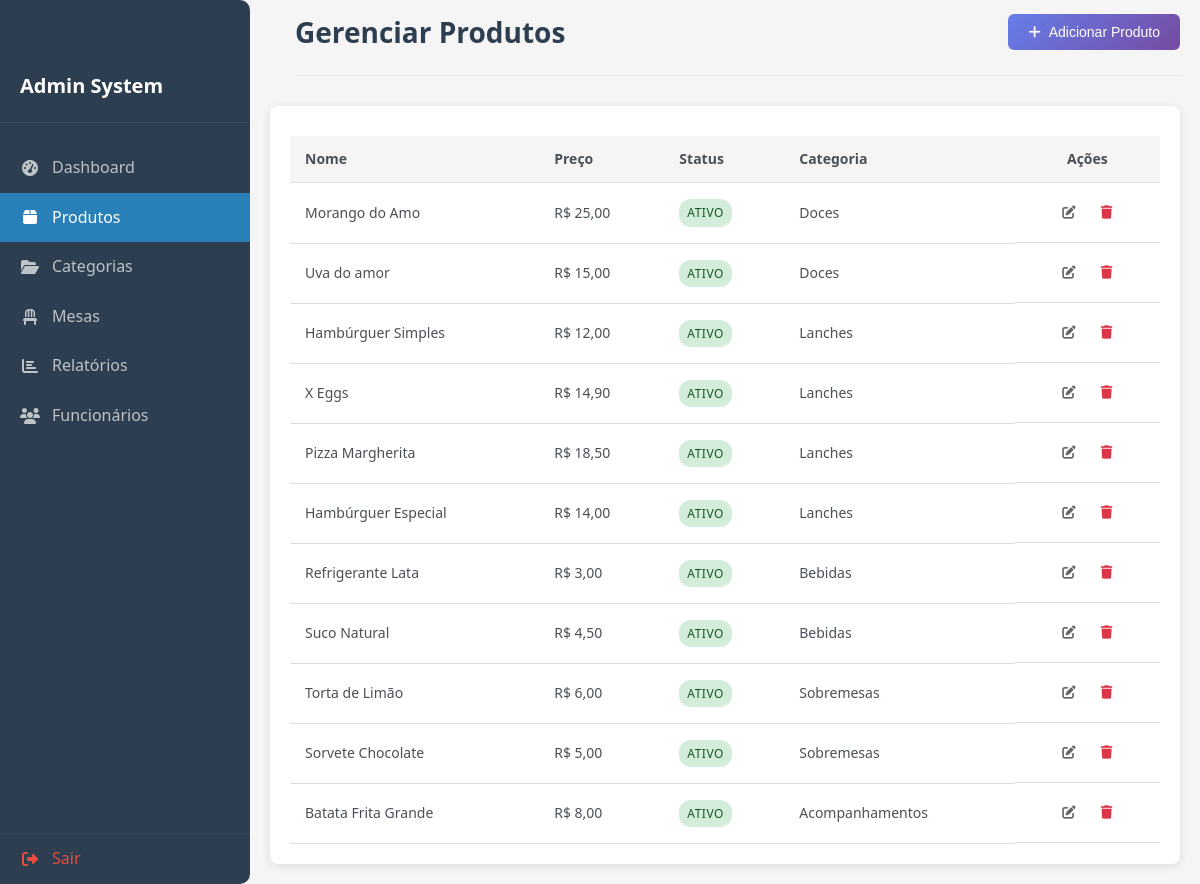
/gecom-adm/produtos.php (signed in), run on an earlier commit of the app's database.
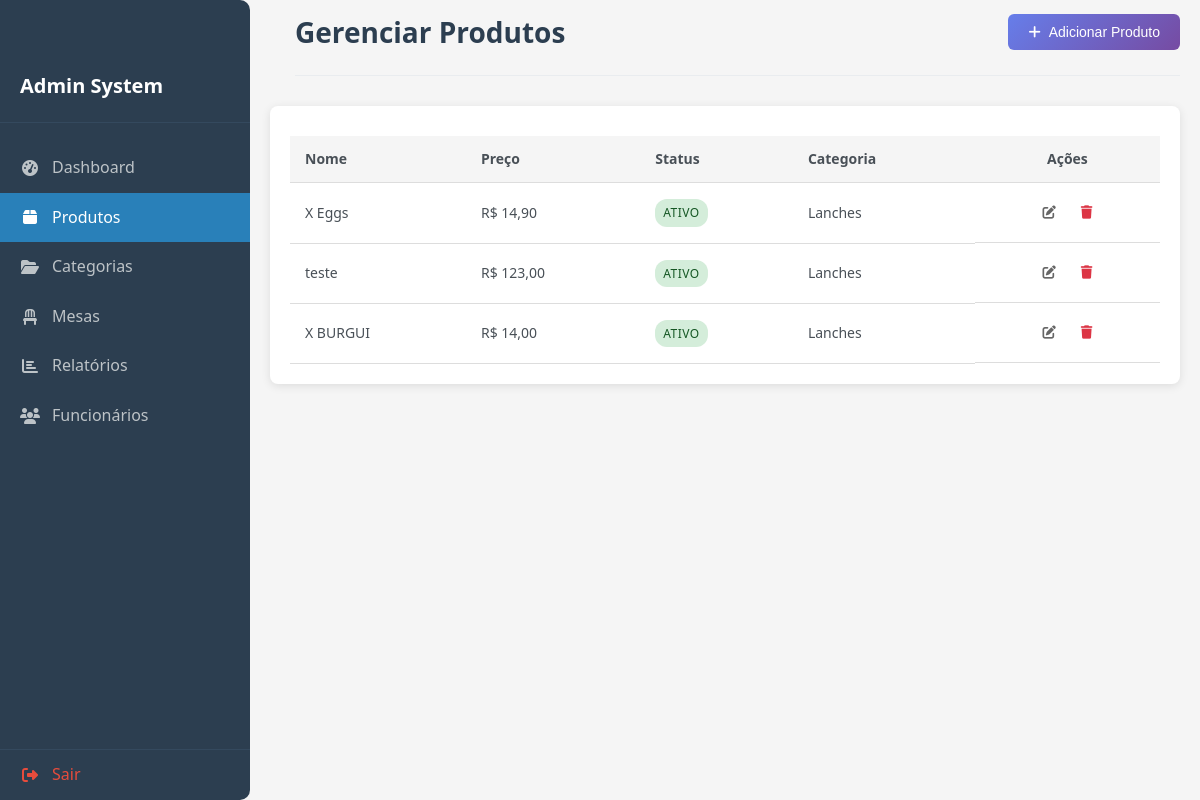
And on a later commit of the database.
### tables this page shows
CREATE TABLE `products` (
  `id` int NOT NULL AUTO_INCREMENT,
  `name` varchar(100) NOT NULL,
  `price` decimal(10,2) NOT NULL,
  `status` enum('Ativo','Inativo') DEFAULT 'Ativo',
  `category_id` int DEFAULT NULL,
  `created_at` timestamp NULL DEFAULT CURRENT_TIMESTAMP,
  PRIMARY KEY (`id`),
  KEY `category_id` (`category_id`),
  CONSTRAINT `fk_products_category` FOREIGN KEY (`category_id`) REFERENCES `categories` (`id`) ON DELETE SET NULL
);

CREATE TABLE `categories` (
  `id` int NOT NULL AUTO_INCREMENT,
  `name` varchar(100) NOT NULL,
  `description` text,
  `created_at` timestamp NULL DEFAULT CURRENT_TIMESTAMP,
  PRIMARY KEY (`id`)
);

### gecom-adm/produtos.php (the view, shortened to what this page needs)
<?php
require_once 'config/database.php';
$stmt = $pdo->query("
    SELECT p.*, c.name as category_name
    FROM products p
    LEFT JOIN categories c ON p.category_id = c.id
    ORDER BY p.category_id ASC
");
$products = $stmt->fetchAll();
?>
<!DOCTYPE html>
<html lang="pt-BR">
<head>
    <link rel="stylesheet" href="./assets/css/style.css?v=1.1">
    <link rel="stylesheet" href="https://cdnjs.cloudflare.com/ajax/libs/font-awesome/6.0.0/css/all.min.css">
</head>
<body>
    <?php include 'includes/sidebar.php'; ?>
    <div class="main-content">
        <div class="header">
            <h1>Gerenciar Produtos</h1>
            <button class="btn btn-primary" onclick="openProductModal()">
                <i class="fas fa-plus"></i>
                Adicionar Produto
            </button>
        </div>
        <div class="card">
            <div class="card-content">
                <div class="table-responsive">
                    <table class="table">
                        <thead>
                            <tr>
                                <th>Nome</th>
                                <th>Preço</th>
                                <th>Status</th>
                                <th>Categoria</th>
                                <th style="text-align: center;">Ações</th>
                            </tr>
                        </thead>
                        <tbody>
                            <?php foreach ($products as $product): ?>
                                <tr>
                                    <td><?php echo htmlspecialchars($product['name']); ?></td>
                                    <td>R$ <?php echo number_format($product['price'], 2, ',', '.'); ?></td>
                                    <td>
                                        <span class="badge badge-<?php echo $product['status'] === 'Ativo' ? 'success' : 'secondary'; ?>">
                                            <?php echo $product['status']; ?>
                                        </span>
                                    </td>
                                    <td><?php echo $product['category_name'] ?? 'Sem categoria'; ?></td>
                                    <td class="actions">
                                        <button class="btn-icon" onclick="editProduct(<?php echo htmlspecialchars(json_encode($product)); ?>)">
                                            <i class="fas fa-edit"></i>
                                        </button>
                                        <button class="btn-icon btn-danger" onclick="deleteProduct(<?php echo $product['id']; ?>)">
                                            <i class="fas fa-trash"></i>
                                        </button>
                                    </td>
                                </tr>
                            <?php endforeach; ?>
                        </tbody>
                    </table>
                </div>
            </div>
        </div>
    </div>
</body>
</html>

What changed in the data, as far as the page shows it:
removed products: name "Morango do Amo", price "25,00", status "ATIVO", category.name "Doces"
removed products: name "Uva do amor", price "15,00", status "ATIVO", category.name "Doces"
removed products: name "Hambúrguer Simples", price "12,00", status "ATIVO", category.name "Lanches"
removed products: name "Pizza Margherita", price "18,50", status "ATIVO", category.name "Lanches"
removed products: name "Hambúrguer Especial", price "14,00", status "ATIVO", category.name "Lanches"
removed products: name "Refrigerante Lata", price "3,00", status "ATIVO", category.name "Bebidas"
removed products: name "Suco Natural", price "4,50", status "ATIVO", category.name "Bebidas"
removed products: name "Torta de Limão", price "6,00", status "ATIVO", category.name "Sobremesas"
removed products: name "Sorvete Chocolate", price "5,00", status "ATIVO", category.name "Sobremesas"
removed products: name "Batata Frita Grande", price "8,00", status "ATIVO", category.name "Acompanhamentos"
added products: name "teste", price "123,00", status "ATIVO", category.name "Lanches"
added products: name "X BURGUI", price "14,00", status "ATIVO", category.name "Lanches"
